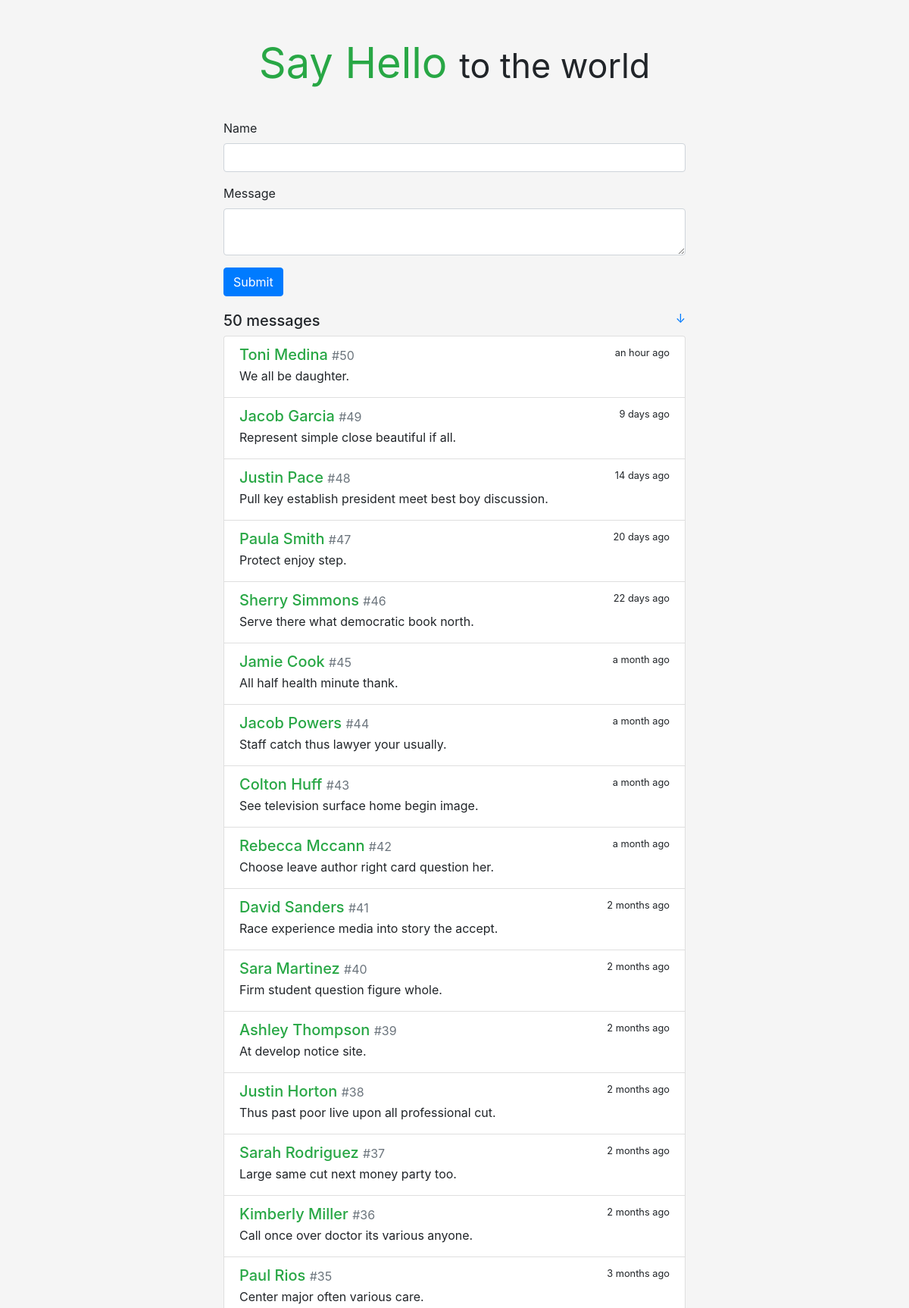
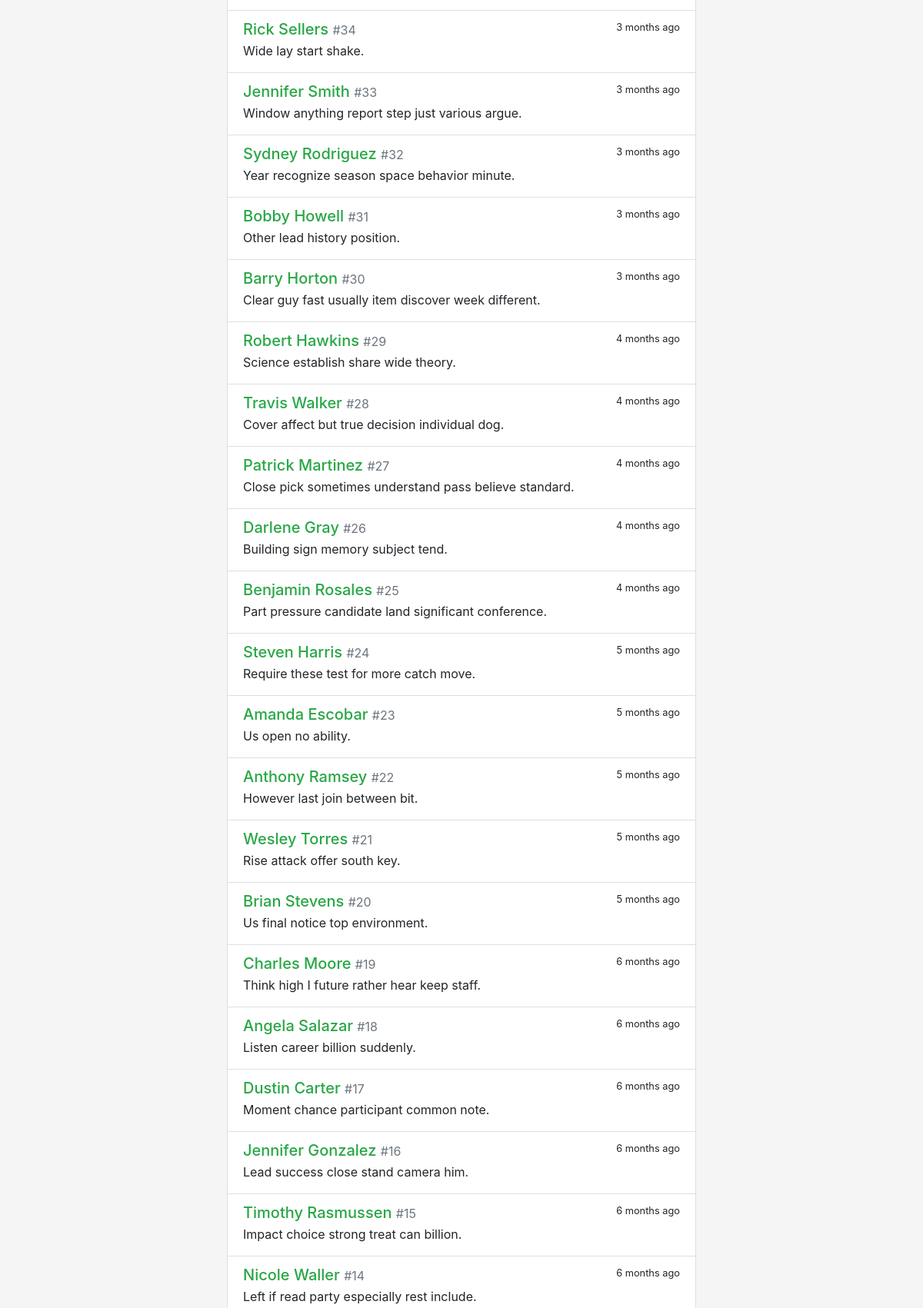
The page / (upper part) on the database its author committed (2 pictures, top to bottom).
### sayhello/models.py (models this page shows)
class Message(db.Model):
    id = db.Column(db.Integer, primary_key = True)
    body = db.Column(db.String(200))
    name = db.Column(db.String(20))
    timestamp = db.Column(db.DateTime, default=datetime.now, index=True)

### sayhello/views.py (the view, shortened to what this page needs)
@app.route('/', methods=['GET', 'POST'])
def index():
    messages = Message.query.order_by(Message.timestamp.desc()).all()
    form = HelloForm()
    return render_template('index.html', form=form, messages=messages)

### sayhello/forms.py
class HelloForm(FlaskForm):
    name = StringField('Name', validators=[DataRequired(), Length(1, 20)])
    body = TextAreaField('Message', validators=[DataRequired(), Length(1, 200)])
    submit = SubmitField()

### sayhello/templates/index.html
{% extends 'base.html' %}
{% from 'bootstrap/form.html' import render_form %}
{% block content %}
    <div class="hello-form">
        {{ render_form(form, action=request.full_path) }}
    </div>
    <h5>{{ messages|length }} messages
        <small class="float-right">
            <a href="#bottom" title="Go Bottom">&darr;</a>
        </small>
    </h5>
    <div class="list-group">
        {% for message in messages %}
            <a class="list-group-item list-group-item-action flex-column">
                <div class="d-flex w-100 justify-content-between">
                    <h5 class="mb-1 text-success">{{ message.name }}
                        <small class="text-muted">#{{ loop.revindex }}</small>
                    </h5>
                    <small data-toggle="tooltip" data-placement="top"
                           data-timestamp="{{ message.timestamp.strftime('%Y-%m-%dT%H:%M:%SZ') }}"
                           data-delay="500">
                        {{ moment(message.timestamp).fromNow(refresh=True) }}
                    </small>
                </div>
                <p class="mb-1">{{ message.body }}</p>
            </a>
        {% endfor %}
    </div>
{% endblock %}

### sayhello/static/css/style.css (style rules this page uses)
body { background-color: rgb(245, 245, 245) !important; }
p { overflow-wrap: break-word; word-wrap: break-word; }
.hello-form { margin-bottom: 20px; }

### rows shown on the page
Message: name "Toni Medina", timestamp "an hour ago", body "We all be daughter."
Message: name "Jacob Garcia", timestamp "9 days ago", body "Represent simple close beautiful if all."
Message: name "Justin Pace", timestamp "14 days ago", body "Pull key establish president meet best boy discussion."
Message: name "Paula Smith", timestamp "20 days ago", body "Protect enjoy step."
Message: name "Sherry Simmons", timestamp "22 days ago", body "Serve there what democratic book north."
Message: name "Jamie Cook", timestamp "a month ago", body "All half health minute thank."
Message: name "Jacob Powers", timestamp "a month ago", body "Staff catch thus lawyer your usually."
Message: name "Colton Huff", timestamp "a month ago", body "See television surface home begin image."
Message: name "Rebecca Mccann", timestamp "a month ago", body "Choose leave author right card question her."
Message: name "David Sanders", timestamp "2 months ago", body "Race experience media into story the accept."
Message: name "Sara Martinez", timestamp "2 months ago", body "Firm student question figure whole."
Message: name "Ashley Thompson", timestamp "2 months ago", body "At develop notice site."
Message: name "Justin Horton", timestamp "2 months ago", body "Thus past poor live upon all professional cut."
Message: name "Sarah Rodriguez", timestamp "2 months ago", body "Large same cut next money party too."
Message: name "Kimberly Miller", timestamp "2 months ago", body "Call once over doctor its various anyone."
Message: name "Paul Rios", timestamp "3 months ago", body "Center major often various care."
Message: name "Rick Sellers", timestamp "3 months ago", body "Wide lay start shake."
Message: name "Jennifer Smith", timestamp "3 months ago", body "Window anything report step just various argue."
Message: name "Sydney Rodriguez", timestamp "3 months ago", body "Year recognize season space behavior minute."
Message: name "Bobby Howell", timestamp "3 months ago", body "Other lead history position."
Message: name "Barry Horton", timestamp "3 months ago", body "Clear guy fast usually item discover week different."
Message: name "Robert Hawkins", timestamp "4 months ago", body "Science establish share wide theory."
Message: name "Travis Walker", timestamp "4 months ago", body "Cover affect but true decision individual dog."
Message: name "Patrick Martinez", timestamp "4 months ago", body "Close pick sometimes understand pass believe standard."
Message: name "Darlene Gray", timestamp "4 months ago", body "Building sign memory subject tend."
Message: name "Benjamin Rosales", timestamp "4 months ago", body "Part pressure candidate land significant conference."
Message: name "Steven Harris", timestamp "5 months ago", body "Require these test for more catch move."
Message: name "Amanda Escobar", timestamp "5 months ago", body "Us open no ability."
Message: name "Anthony Ramsey", timestamp "5 months ago", body "However last join between bit."
Message: name "Wesley Torres", timestamp "5 months ago", body "Rise attack offer south key."
Message: name "Brian Stevens", timestamp "5 months ago", body "Us final notice top environment."
Message: name "Charles Moore", timestamp "6 months ago", body "Think high I future rather hear keep staff."
Message: name "Angela Salazar", timestamp "6 months ago", body "Listen career billion suddenly."
Message: name "Dustin Carter", timestamp "6 months ago", body "Moment chance participant common note."
Message: name "Jennifer Gonzalez", timestamp "6 months ago", body "Lead success close stand camera him."
Message: name "Timothy Rasmussen", timestamp "6 months ago", body "Impact choice strong treat can billion."
Message: name "Nicole Waller", timestamp "6 months ago", body "Left if read party especially rest include."

### other values the page prints
{{ messages|length }} "50"
